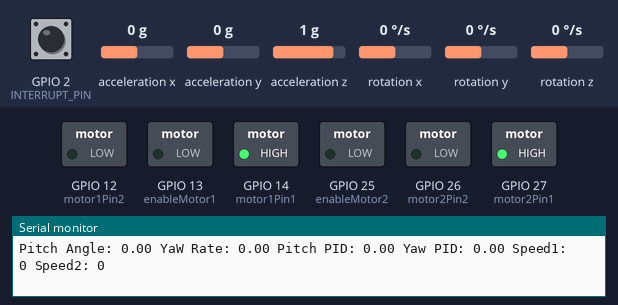
This program was run on a simulated ESP32. On the bench: switched loads named in the program (green lamp = pin HIGH), the last lines printed to the serial monitor. The inputs (shaded band) are chosen by the test bench; at power-on: acceleration y 0 g, rotation z 0 °/s, GPIO 2 (INTERRUPT_PIN) LOW, acceleration x 0 g, acceleration z 1 g, rotation x 0 °/s, rotation y 0 °/s. The sensor or clock chip raises its interrupt line as the real part does.

Above: at 1.7 s.
1.8 s: acceleration y set to -1.4 g
At 2.7 s:
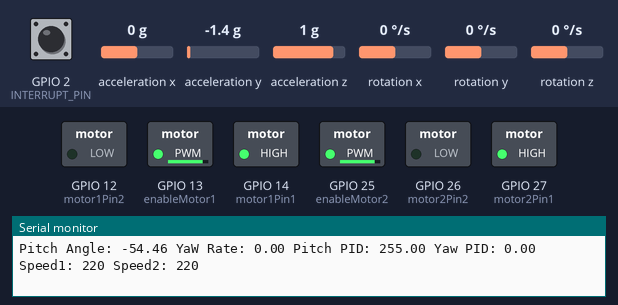
3.3 s: acceleration y set to 0.1 g
At 6.0 s:
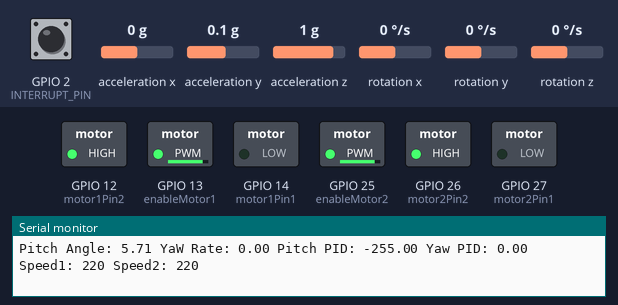
6.3 s: rotation z set to -192 °/s
At 7.5 s:
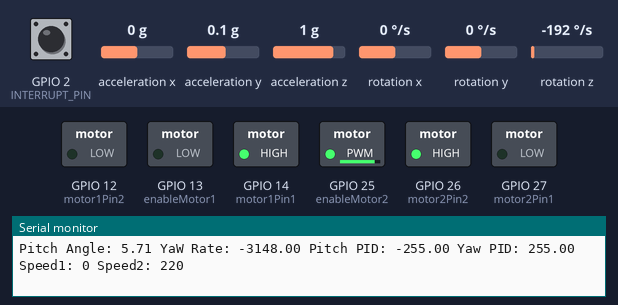
7.8 s: rotation z set to 4 °/s
At 10.51 s:
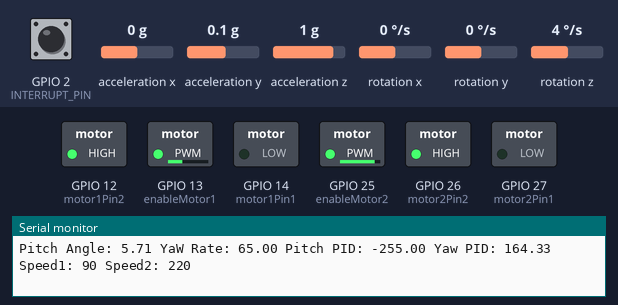
10.8 s: acceleration y set to -0.8 g
At 11.2 s:
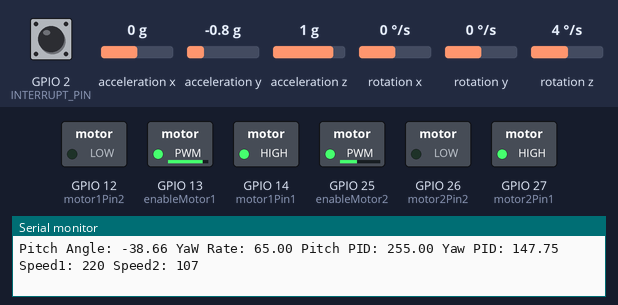
13.8 s: rotation z set to -100 °/s
Timing chart, 0 to 16.3 s (numbered marks = the images above; inputs shaded):
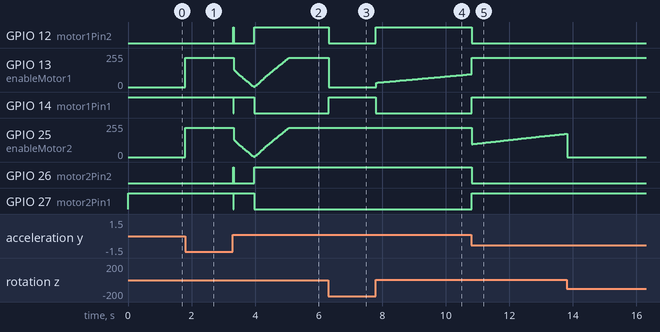

Measured:
- after the input at 1.8 s, GPIO 13 (enableMotor1), GPIO 25 (enableMotor2): 0/255 → 220/255 at once
- after the input at 3.3 s, GPIO 12 (motor1Pin2), GPIO 26 (motor2Pin2): LOW → HIGH at once, → LOW 0.02 s later, → HIGH 0.64 s later; GPIO 14 (motor1Pin1), GPIO 27 (motor2Pin1): HIGH → LOW at once, → HIGH 0.02 s later, → LOW 0.64 s later
- after the input at 6.3 s, GPIO 12 (motor1Pin2): HIGH → LOW at once; GPIO 13 (enableMotor1): 220/255 → 0/255 at once; GPIO 14 (motor1Pin1): LOW → HIGH at once
- after the input at 7.8 s, GPIO 12 (motor1Pin2): LOW → HIGH at once; GPIO 13 (enableMotor1): moves from 0/255 to 96/255 over 2.9 s, starting at once; GPIO 14 (motor1Pin1): HIGH → LOW at once
- after the input at 10.8 s, GPIO 12 (motor1Pin2), GPIO 26 (motor2Pin2): HIGH → LOW at once; GPIO 14 (motor1Pin1), GPIO 27 (motor2Pin1): LOW → HIGH at once

The program:

main.cpp
```cpp
#include <Arduino.h>
#include "movement.h"
#include "pid.h"
#include "mpu.h"
#include "mpu_calibration.h"

void setup()
{
  Serial.begin(115200);
  setupMotors();
  setupMPU();
  setupPID();
  calibrateMPU();
}

void loop()
{
  if (!dmpReady) return;

  if (mpu.dmpGetCurrentFIFOPacket(fifoBuffer))
  {
    mpu.dmpGetQuaternion(&q, fifoBuffer);
    mpu.dmpGetGravity(&gravity, &q);
    mpu.dmpGetYawPitchRoll(ypr, &q, &gravity);
    mpu.dmpGetGyro(&gy, fifoBuffer);

    yawGyroRate = gy.z;
    pitchGyroAngle = ypr[2] * 180/M_PI;

    pitchPID.Compute();
    yawPID.Compute();

    Serial.print("Pitch Angle: ");
    Serial.print(pitchGyroAngle);
    Serial.print(" YaW Rate: ");
    Serial.print(yawGyroRate);
    Serial.print(" Pitch PID: ");
    Serial.print(pitchPIDOutput);
    Serial.print(" Yaw PID: ");
    Serial.print(yawPIDOutput);

    rotateMotor(pitchPIDOutput + yawPIDOutput, pitchPIDOutput - yawPIDOutput);
  }
}


//for mpu calibration
// // I2Cdev and MPU6050 must be installed as libraries, or else the .cpp/.h files
// // for both classes must be in the include path of your project
// #include "I2Cdev.h"

// #include "MPU6050_6Axis_MotionApps20.h"
// // Arduino Wire library is required if I2Cdev I2CDEV_ARDUINO_WIRE implementation
// // is used in I2Cdev.h
// #if I2CDEV_IMPLEMENTATION == I2CDEV_ARDUINO_WIRE
//     #include "Wire.h"
// #endif

// MPU6050 mppu;
// uint8_t dev_sstatus;      // return status after each device operation (0 = success, !0 = error)

// void setup() {
//     // join I2C bus (I2Cdev library doesn't do this automatically)
//     #if I2CDEV_IMPLEMENTATION == I2CDEV_ARDUINO_WIRE
//         Wire.begin();
//         Wire.setClock(400000); // 400kHz I2C clock. Comment this line if having compilation difficulties
//     #elif I2CDEV_IMPLEMENTATION == I2CDEV_BUILTIN_FASTWIRE
//         Fastwire::setup(400, true);
//     #endif

//     // initialize serial communication
//     // (115200 chosen because it is required for Teapot Demo output, but it's
//     // really up to you depending on your project)
//     Serial.begin(115200);
//     while (!Serial); // wait for Leonardo enumeration, others continue immediately

//     // NOTE: 8MHz or slower host processors, like the Teensy @ 3.3V or Arduino
//     // Pro Mini running at 3.3V, cannot handle this baud rate reliably due to
//     // the baud timing being too misaligned with processor ticks. You must use
//     // 38400 or slower in these cases, or use some kind of external separate
//     // crystal solution for the UART timer.

//     // initialize device
//     Serial.println(F("Initializing I2C devices..."));
//     mppu.initialize();

//     // verify connection
//     Serial.println(F("Testing device connections..."));
//     Serial.println(mppu.testConnection() ? F("MPU6050 connection successful") : F("MPU6050 connection failed"));

//     // wait for ready
//     Serial.println(F("\nSend any character to begin DMP programming and demo: "));
//     while (Serial.available() && Serial.read()); // empty buffer
//     while (!Serial.available());                 // wait for data
//     while (Serial.available() && Serial.read()); // empty buffer again

//     // load and configure the DMP
//     Serial.println(F("Initializing DMP..."));
//     dev_sstatus = mppu.dmpInitialize();

//     // make sure it worked (returns 0 if so)
//     if (dev_sstatus == 0)
//     {
//         // Calibration Time: generate offsets and calibrate our MPU6050
//         mppu.CalibrateAccel(6);
//         mppu.CalibrateGyro(6);
//         mppu.PrintActiveOffsets();
//     }
// }

// void loop()
// {
// }
```

movement.h
```cpp
#ifndef MOVEMENT_H
#define MOVEMENT_H

void setupMotors();
void rotateMotor(int speed1, int speed2);

#endif // MOVEMENT_H
```

mpu.h
```cpp
#ifndef MPU_H
#define MPU_H
#include <MPU6050_6Axis_MotionApps20.h>
#include <Wire.h>

void setupMPU();
void dmpDataReady();

extern MPU6050 mpu;
extern volatile bool mpuInterrupt;
extern bool dmpReady;
extern uint8_t mpuIntStatus;
extern uint8_t devStatus;
extern uint16_t packetSize;
extern uint16_t fifoCount;
extern uint8_t fifoBuffer[64];
extern Quaternion q;
extern VectorFloat gravity;
extern float ypr[3];
extern VectorInt16 gy;

#endif // MPU_H
```

mpu_calibration.h
```cpp
#ifndef MPU_CALIBRATION_H
#define MPU_CALIBRATION_H

void calibrateMPU();
void calculateCalibration();

#endif // MPU_CALIBRATION_H
```

pid.h
```cpp
#ifndef PID_H
#define PID_H
#include <PID_v1.h>

void setupPID();


extern double pitchGyroAngle;
extern double pitchPIDOutput;
extern double yawGyroRate;
extern double yawPIDOutput;
extern PID pitchPID;
extern PID yawPID;


#endif // PID_H
```

movement.cpp
```cpp
#include "movement.h"
#include <Arduino.h>

int enableMotor1 = 13;
int motor1Pin1 = 14;
int motor1Pin2 = 12;

int motor2Pin1 = 27;
int motor2Pin2 = 26;
int enableMotor2 = 25;

#define MIN_ABSOLUTE_SPEED 0

void rotateMotor(int speed1, int speed2)
{
  if (speed1 < 0)
  {
    digitalWrite(motor1Pin1, LOW);
    digitalWrite(motor1Pin2, HIGH);
  }
  else
  {
    digitalWrite(motor1Pin1, HIGH);
    digitalWrite(motor1Pin2, LOW);
  }

  if (speed2 < 0)
  {
    digitalWrite(motor2Pin1, LOW);
    digitalWrite(motor2Pin2, HIGH);
  }
  else
  {
    digitalWrite(motor2Pin1, HIGH);
    digitalWrite(motor2Pin2, LOW);
  }

  speed1 = constrain(abs(speed1) + MIN_ABSOLUTE_SPEED, MIN_ABSOLUTE_SPEED, 220);
  speed2 = constrain(abs(speed2) + MIN_ABSOLUTE_SPEED, MIN_ABSOLUTE_SPEED, 220);

  Serial.print(" Speed1: ");
  Serial.print(speed1);
  Serial.print(" Speed2: ");
  Serial.println(speed2);
  analogWrite(enableMotor1, speed1);
  analogWrite(enableMotor2, speed2);
}

void setupMotors()
{
  pinMode(enableMotor1, OUTPUT);
  pinMode(motor1Pin1, OUTPUT);
  pinMode(motor1Pin2, OUTPUT);

  pinMode(enableMotor2, OUTPUT);
  pinMode(motor2Pin1, OUTPUT);
  pinMode(motor2Pin2, OUTPUT);

  rotateMotor(0, 0);
}
```

mpu.cpp
```cpp
#include "mpu.h"
#include "I2Cdev.h"
#include "MPU6050_6Axis_MotionApps20.h"

#if I2CDEV_IMPLEMENTATION == I2CDEV_ARDUINO_WIRE
#include "Wire.h"
#endif

MPU6050 mpu;

#define INTERRUPT_PIN 2

bool dmpReady = false;
uint8_t mpuIntStatus;
uint8_t devStatus;
uint16_t packetSize;
uint16_t fifoCount;
uint8_t fifoBuffer[64];

Quaternion q;
VectorFloat gravity;
float ypr[3];
VectorInt16 gy;

volatile bool mpuInterrupt = false;
void dmpDataReady() {
    mpuInterrupt = true;
}

void setupMPU()
{
  #if I2CDEV_IMPLEMENTATION == I2CDEV_ARDUINO_WIRE
      Wire.begin();
      Wire.setClock(400000);
  #elif I2CDEV_IMPLEMENTATION == I2CDEV_BUILTIN_FASTWIRE
      Fastwire::setup(400, true);
  #endif

  mpu.initialize();
  pinMode(INTERRUPT_PIN, INPUT);
  devStatus = mpu.dmpInitialize();

  mpu.setXAccelOffset(-528);
  mpu.setYAccelOffset(-467);
  mpu.setZAccelOffset(1112);
  mpu.setXGyroOffset(116);
  mpu.setYGyroOffset(20);
  mpu.setZGyroOffset(2);

  if (devStatus == 0)
  {
      mpu.setDMPEnabled(true);
      mpuIntStatus = mpu.getIntStatus();
      dmpReady = true;
      packetSize = mpu.dmpGetFIFOPacketSize();
      attachInterrupt(digitalPinToInterrupt(INTERRUPT_PIN), dmpDataReady, RISING);
  }
  else
  {
      // Handle Error
  }
}
```

mpu_calibration.cpp
```cpp
#include "mpu_calibration.h"
#include "MPU6050_6Axis_MotionApps20.h"
#include "I2Cdev.h"
#include "Wire.h"

extern MPU6050 mpu;
uint8_t dev_status;

void calibrateMPU(){
  mpu.setXAccelOffset(-542);
  mpu.setYAccelOffset(-497);
  mpu.setZAccelOffset(1114);
  mpu.setXGyroOffset(106);
  mpu.setYGyroOffset(-17);
  mpu.setZGyroOffset(0);
}

void calculateCalibration() {
    // join I2C bus (I2Cdev library doesn't do this automatically)
    #if I2CDEV_IMPLEMENTATION == I2CDEV_ARDUINO_WIRE
        Wire.begin();
        Wire.setClock(400000); // 400kHz I2C clock. Comment this line if having compilation difficulties
    #elif I2CDEV_IMPLEMENTATION == I2CDEV_BUILTIN_FASTWIRE
        Fastwire::setup(400, true);
    #endif

    // initialize serial communication
    // (115200 chosen because it is required for Teapot Demo output, but it's
    // really up to you depending on your project)
    Serial.begin(115200);
    while (!Serial); // wait for Leonardo enumeration, others continue immediately

    // NOTE: 8MHz or slower host processors, like the Teensy @ 3.3V or Arduino
    // Pro Mini running at 3.3V, cannot handle this baud rate reliably due to
    // the baud timing being too misaligned with processor ticks. You must use
    // 38400 or slower in these cases, or use some kind of external separate
    // crystal solution for the UART timer.

    // initialize device
    Serial.println(F("Initializing I2C devices..."));
    mpu.initialize();

    // verify connection
    Serial.println(F("Testing device connections..."));
    Serial.println(mpu.testConnection() ? F("MPU6050 connection successful") : F("MPU6050 connection failed"));

    // wait for ready
    Serial.println(F("\nSend any character to begin DMP programming and demo: "));
    while (Serial.available() && Serial.read()); // empty buffer
    while (!Serial.available());                 // wait for data
    while (Serial.available() && Serial.read()); // empty buffer again

    // load and configure the DMP
    Serial.println(F("Initializing DMP..."));
    dev_status = mpu.dmpInitialize();

    // make sure it worked (returns 0 if so)
    if (dev_status == 0)
    {
        // Calibration Time: generate offsets and calibrate our MPU6050
        mpu.CalibrateAccel(6);
        mpu.CalibrateGyro(6);
        mpu.PrintActiveOffsets();
    }
}
```

pid.cpp
```cpp
#include "pid.h"
#include <PID_v1.h>

#define PID_MIN_LIMIT -255
#define PID_MAX_LIMIT 255
#define PID_SAMPLE_TIME_IN_MILLI 10

#define SETPOINT_PITCH_ANGLE_OFFSET 0

double setpointPitchAngle = SETPOINT_PITCH_ANGLE_OFFSET;
double pitchGyroAngle = 0;
double pitchPIDOutput = 0;

double setpointYawRate = 0;
double yawGyroRate = 0;
double yawPIDOutput = 0;

#define PID_PITCH_KP 21
#define PID_PITCH_KI 60
#define PID_PITCH_KD 0.6

#define PID_YAW_KP 0.5
#define PID_YAW_KI 0.5
#define PID_YAW_KD 0

PID pitchPID(&pitchGyroAngle, &pitchPIDOutput, &setpointPitchAngle, PID_PITCH_KP, PID_PITCH_KI, PID_PITCH_KD, DIRECT);
PID yawPID(&yawGyroRate, &yawPIDOutput, &setpointYawRate, PID_YAW_KP, PID_YAW_KI, PID_YAW_KD, DIRECT);

void setupPID()
{
  pitchPID.SetOutputLimits(PID_MIN_LIMIT, PID_MAX_LIMIT);
  pitchPID.SetMode(AUTOMATIC);
  pitchPID.SetSampleTime(PID_SAMPLE_TIME_IN_MILLI);

  yawPID.SetOutputLimits(PID_MIN_LIMIT, PID_MAX_LIMIT);
  yawPID.SetMode(AUTOMATIC);
  yawPID.SetSampleTime(PID_SAMPLE_TIME_IN_MILLI);
}
```
